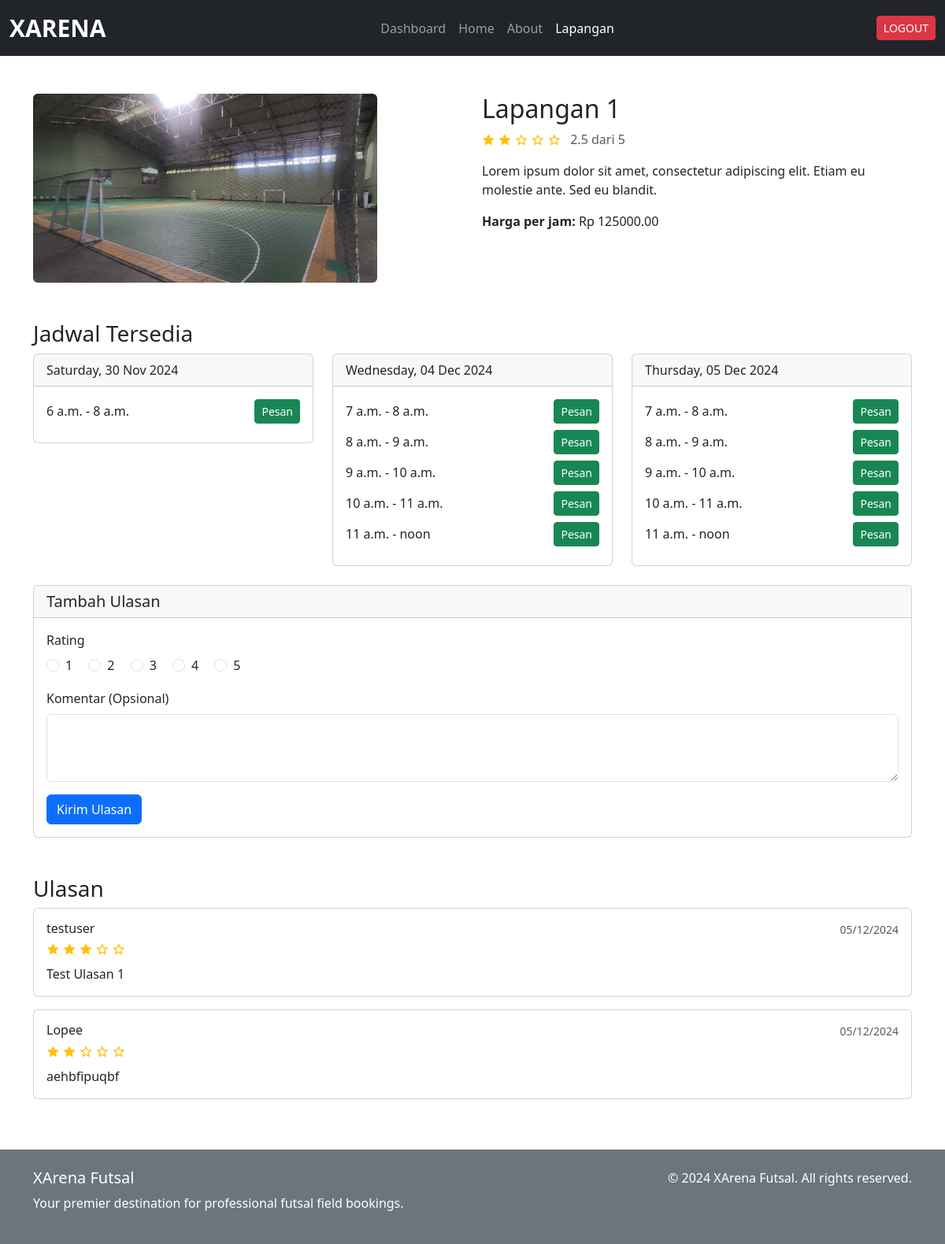
Page /lapangan/1/ (signed in) on the committed database.
### xarena_app/models.py (models this page shows, shortened)
class Lapangan(models.Model):
    nama = models.CharField(max_length=100)
    deskripsi = models.TextField(max_length=500)
    harga_per_jam = models.DecimalField(max_digits=10, decimal_places=2)
    gambar = models.ImageField(upload_to='lapangan_images/', blank=True, null=True)
    is_available = models.BooleanField(default=True)
    def avg_rating(self):
        ratings = Ulasan.objects.filter(lapangan=self).values_list('rating', flat=True)
        if ratings:
            return sum(ratings) / len(ratings)
        return 0

class Jadwal(models.Model):
    lapangan = models.ForeignKey(Lapangan, on_delete=models.CASCADE)
    tanggal = models.DateField()
    jam_mulai = models.TimeField()
    jam_selesai = models.TimeField()
    is_available = models.BooleanField(default=True)

class Ulasan(models.Model):
    user = models.ForeignKey(
        settings.AUTH_USER_MODEL,
        on_delete=models.CASCADE,
        related_name='ulasan_user',
        help_text="User yang memberikan ulasan"
    )
    lapangan = models.ForeignKey(Lapangan, on_delete=models.CASCADE, help_text="Lapangan yang diulas")
    rating = models.PositiveSmallIntegerField(choices=[(i, i) for i in range(1, 6)])
    komentar = models.TextField(blank=True, null=True)
    created_at = models.DateTimeField(auto_now_add=True)
    updated_at = models.DateTimeField(auto_now=True)

class CustomUser(AbstractUser):
    bio = models.TextField(max_length=500, blank=True, null=True)

### xarena_app/views.py (the view)
# urls.py: path('lapangan/<int:lapangan_id>/', views.DetailLapanganView.as_view(), name='detail_lapangan'),
class DetailLapanganView(LoginRequiredMixin, DetailView):
    model = Lapangan
    template_name = 'user/detail_lapangan.html'
    pk_url_kwarg = 'lapangan_id'
    context_object_name = 'lapangan'
    def get_context_data(self, **kwargs):
        context = super().get_context_data(**kwargs)
        dates = []
        jadwal_dates = Jadwal.objects.filter(
            lapangan=self.object,
        ).dates('tanggal', 'day')
        for date in jadwal_dates:
            jadwal = Jadwal.objects.filter(
                lapangan=self.object,
                tanggal=date,
            )
            dates.append({
                'date': date,
                'slots': jadwal
            })
        context['dates'] = dates
        return context

### templates/user/detail_lapangan.html (shortened to what this page needs)
{% extends "../base.html" %} {% block content %}
<div class="container py-5">
  <div class="row">
    <div class="col-md-6">
      {% if lapangan.gambar %}
      <img src="{{ lapangan.gambar.url }}" class="img-fluid rounded" style="max-height: 30vh" alt="{{ lapangan.nama }}" />
      {% endif %}
    </div>
    <div class="col-md-6">
      <h2>{{ lapangan.nama }}</h2>
      <div class="rating-stars mb-3">
        {% with ''|center:5 as range %}
        {% for _ in range %}
          {% if forloop.counter <= lapangan.avg_rating %}
            <i class="ri-star-fill text-warning"></i>
          {% else %}
            <i class="ri-star-line text-warning"></i>
          {% endif %}
        {% endfor %}
        {% endwith %}
        <span class="text-muted ms-2">
          {% if lapangan.avg_rating %}
            {{ lapangan.avg_rating|floatformat:1 }} dari 5
          {% else %}
            Belum ada rating
          {% endif %}
        </span>
      </div>
      <p>{{ lapangan.deskripsi }}</p>
      <p><strong>Harga per jam:</strong> Rp {{ lapangan.harga_per_jam }}</p>
    </div>
  </div>
  <div class="mt-5">
    <h3>Jadwal Tersedia</h3>
    <div class="row">
      {% for date in dates %}
      <div class="col-md-4 mb-4">
        <div class="card">
          <div class="card-header">{{ date.date|date:"l, d M Y" }}</div>
          <div class="card-body">
            {% if date.slots %}
              {% for slot in date.slots %}
              <div class="d-flex justify-content-between align-items-center mb-2">
                <span>{{ slot.jam_mulai }} - {{ slot.jam_selesai }}</span>
                <a href="{% url 'konfirmasi_pemesanan' slot.id %}" class="btn btn-sm btn-success">Pesan</a>
              </div>
              {% endfor %}
            {% else %}
              <p class="text-muted">Tidak ada slot tersedia</p>
            {% endif %}
          </div>
        </div>
      </div>
      {% endfor %}
    </div>
  </div>
  <div class="card mb-4">
    <div class="card-header">
      <h5 class="mb-0">Tambah Ulasan</h5>
    </div>
    <div class="card-body">
      <form method="POST" action="{% url 'add_ulasan' lapangan.id %}">
        <div class="mb-3">
          <label class="form-label">Rating</label>
          <div class="rating-input">
            {% for i in "12345" %}
            <div class="form-check form-check-inline">
              <input class="form-check-input" type="radio" name="rating" value="{{ forloop.counter }}" required>
              <label class="form-check-label">{{ forloop.counter }}</label>
            </div>
            {% endfor %}
          </div>
        </div>
        <div class="mb-3">
          <label class="form-label">Komentar (Opsional)</label>
          <textarea name="komentar" class="form-control" rows="3"></textarea>
        </div>
        <button type="submit" class="btn btn-primary">Kirim Ulasan</button>
      </form>
    </div>
  </div>
  <div class="mt-5">
    <h3>Ulasan</h3>
    {% for ulasan in lapangan.ulasan_set.all %}
    <div class="card mb-3">
      <div class="card-body">
        <div class="d-flex justify-content-between align-items-start">
          <div>
            <h6 class="mb-1">{{ ulasan.user.username }}</h6>
            <div class="rating-stars mb-2">
              {% for i in "12345" %}
                {% if forloop.counter <= ulasan.rating %}
                  <i class="ri-star-fill text-warning"></i>
                {% else %}
                  <i class="ri-star-line text-warning"></i>
                {% endif %}
              {% endfor %}
            </div>
          </div>
          <small class="text-muted">{{ ulasan.created_at|date:"d/m/Y" }}</small>
        </div>
        {% if ulasan.komentar %}
        <p class="mb-0">{{ ulasan.komentar }}</p>
        {% endif %}
      </div>
    </div>
    {% empty %}
    <div class="text-center py-4">
      <i class="ri-chat-3-line ri-3x text-muted mb-3"></i>
      <p class="text-muted">Belum ada ulasan</p>
    </div>
    {% endfor %}
  </div>
</div>
{% endblock %}

### static/css/style.css (style rules this page uses)
* { scrollbar-width: thin; scrollbar-color: #888 #f1f1f1; }

### rows in the picture
Lapangan: gambar (picture), nama "Lapangan 1", avg_rating "2.5", deskripsi "Lorem ipsum dolor sit amet, consectetur adipiscing elit. Etiam eu molestie ante. Sed eu blandit.", harga_per_jam "125000.00"
Jadwal: jam_mulai "6 a.m.", jam_selesai "8 a.m."
Jadwal: jam_mulai "7 a.m.", jam_selesai "8 a.m."
Jadwal: jam_mulai "8 a.m.", jam_selesai "9 a.m."
Jadwal: jam_mulai "9 a.m.", jam_selesai "10 a.m."
Jadwal: jam_mulai "10 a.m.", jam_selesai "11 a.m."
Jadwal: jam_mulai "11 a.m.", jam_selesai "noon"
Jadwal: jam_mulai "7 a.m.", jam_selesai "8 a.m."
Jadwal: jam_mulai "8 a.m.", jam_selesai "9 a.m."
Jadwal: jam_mulai "9 a.m.", jam_selesai "10 a.m."
Jadwal: jam_mulai "10 a.m.", jam_selesai "11 a.m."
Jadwal: jam_mulai "11 a.m.", jam_selesai "noon"
Ulasan: user.username "testuser", rating 3 (drawn), created_at "05/12/2024", komentar "Test Ulasan 1"
Ulasan: user.username "Lopee", rating 2 (drawn), created_at "05/12/2024", komentar "aehbfipuqbf"

### other values in the picture
{{ date.date|date:"l, d M Y" }} "Saturday, 30 Nov 2024" "Wednesday, 04 Dec 2024" "Thursday, 05 Dec 2024"
